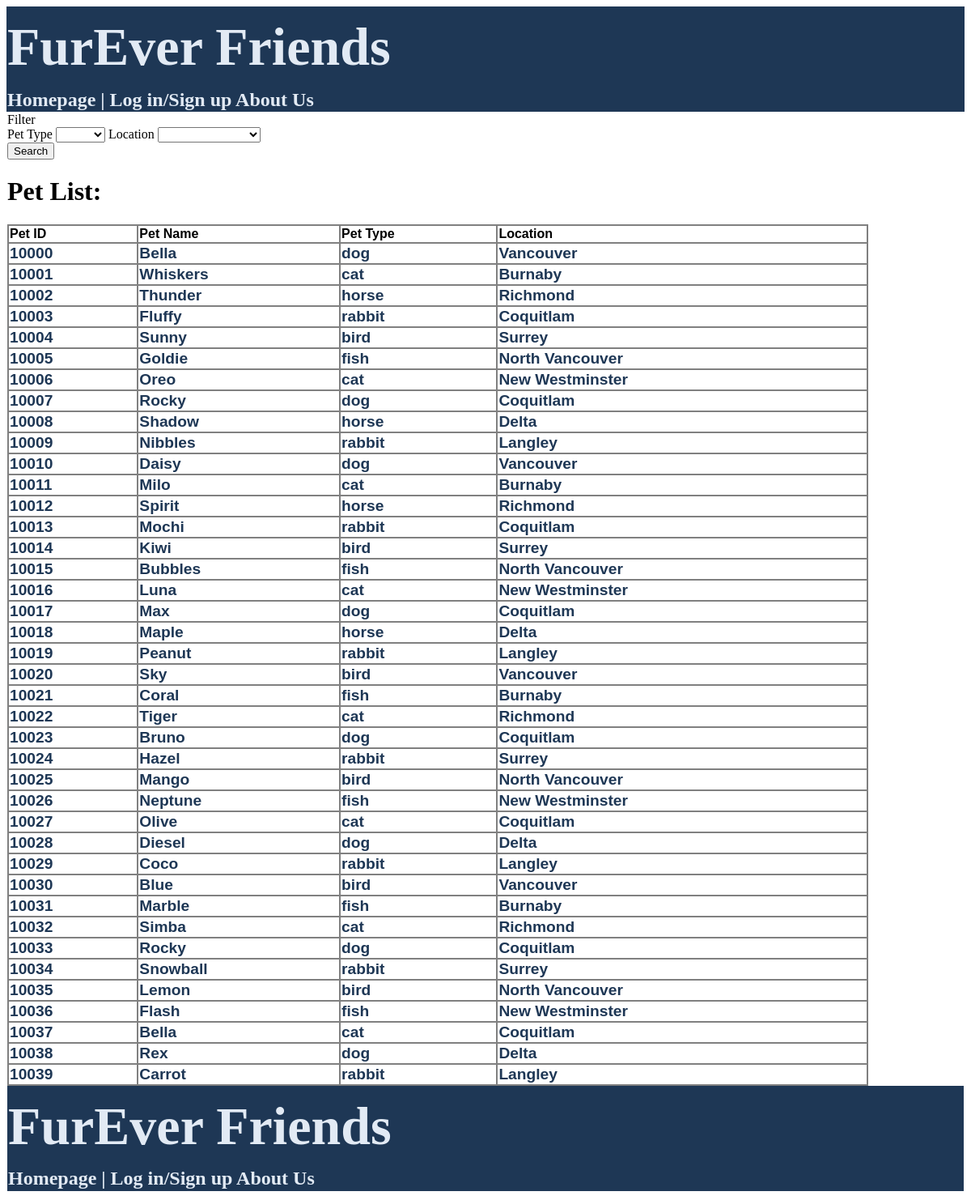
/public/pages/homepage.php, run on the app's committed database.
### tables this page shows
CREATE TABLE `pet` (
  `pet_id` int(5) NOT NULL,
  `pet_name` varchar(20) NOT NULL,
  `location` varchar(50) NOT NULL,
  `pet_type` varchar(20) NOT NULL,
  `post_date` date NOT NULL,
  `description` text NOT NULL
);

### public/pages/homepage.php (the view, shortened to what this page needs)
<?php
require("../../private/functions/db_credentials.php");
$connection = mysqli_connect($dbhost, $dbuser, $dbpass, $dbname);
?>
<?php
require('../../private/shared/header.php');
echo "<lable>Filter </lable>
      <div class='row'>
        <lable>Pet Type </lable>
        <select name='pet_type'>
            <option value=''></option>
            <option value='dog'>Dog</option>
            <option value='cat'>Cat</option>
            <option value='horse'>Horse</option>
            <option value='rabbit'>Rabbit</option>
            <option value='bird'>Bird</option>
            <option value='fish'>Fish</option>
            <option value='other'>Other</option>
        </select>
        <lable>Location </lable>
        <select name='location'>
            <option value=''></option>
            <option value='buranby'>Burnaby</option>
            <option value='surrey'>Surrey</option>
            <option value='richmond'>Richmond</option>
            <option value='vancouver'>Vancouver</option>
            <option value='delta'>Delta</option>
            <option value='langley'>Langley</option>
            <option value='coquitlam'>Coquitlam</option>
            <option value='north_vancouver'>North Vancouver</option>
            <option value='new_westminster'>New Westminster</option>
        </select>
      </div>
      <input type='submit' value='Search' />";
echo "<h1>Pet List: </h1>";
$general_query = "SELECT pet_id, pet_name, pet_type, location FROM pet";
$select_result = mysqli_query($connection, $general_query);
if(mysqli_num_rows($select_result) != 0){
    echo"<table class='resultTable'><tr>";
        echo "<td class='tableGrid'><p class='tableHeader'>Pet ID</p></td>";
        echo "<td class='tableGrid'><p class='tableHeader'>Pet Name</p></td>";
        echo "<td class='tableGrid'><p class='tableHeader'>Pet Type</p></td>";
        echo "<td class='tableGrid'><p class='tableHeader'>Location</p></td>";
    echo "</tr><tr>";
    while($row = mysqli_fetch_assoc($select_result)){
        $pet_id = $row['pet_id'];
        echo "<td class='tableGrid'><a href='pet_information.php?edit=$pet_id' id='link1'>". $row['pet_id']. "</a></td>";
        echo "<td class='tableGrid'><a href='pet_information.php?edit=$pet_id' id='link1'>". $row['pet_name']. "</a></td>";
        echo "<td class='tableGrid'><a href='pet_information.php?edit=$pet_id' id='link1'>". $row['pet_type']. "</a></td>";
        echo "<td class='tableGrid'><a href='pet_information.php?edit=$pet_id' id='link1'>". $row['location']. "</a></td>";
        echo"</tr>";
    }
    echo"</table>";
}
else{
    echo"<tr>Result is empty!</tr>";
}
require('../../private/shared/header.php');
?>

### private/shared/header.php (shortened to what this page needs)
<html>
<head>
</head>
<body>
    <table style="height:85%; width:100%;border-spacing:0px">
    <tr style="height:100px;background-color:#1E3755">
        <th style="font-family:verdana;font-size:66px;color:#E2EAF4;text-align:left">FurEver Friends</th>
    </tr>
    <tr height="30" bgcolor="#1E3755">
        <td style="font-family:verdana;font-size:24px;color:#E2EAF4;" id="header">
            <strong><a href="homepage.php"> Homepage </a> |
                    <a href="public/staff/register.php"> Log in/Sign up </a>
                    <a href="about_us.php"> About Us </a>
        </td>
    <tr bgcolor="FFFFFF">
    <td >

### private/shared/header.php (style rules this page uses)
a { color:#E2EAF4; text-decoration: none; }

### data on the page
pet: pet_id "10000", pet_name "Bella", pet_type "dog", location "Vancouver"
pet: pet_id "10001", pet_name "Whiskers", pet_type "cat", location "Burnaby"
pet: pet_id "10002", pet_name "Thunder", pet_type "horse", location "Richmond"
pet: pet_id "10003", pet_name "Fluffy", pet_type "rabbit", location "Coquitlam"
pet: pet_id "10004", pet_name "Sunny", pet_type "bird", location "Surrey"
pet: pet_id "10005", pet_name "Goldie", pet_type "fish", location "North Vancouver"
pet: pet_id "10006", pet_name "Oreo", pet_type "cat", location "New Westminster"
pet: pet_id "10007", pet_name "Rocky", pet_type "dog", location "Coquitlam"
pet: pet_id "10008", pet_name "Shadow", pet_type "horse", location "Delta"
pet: pet_id "10009", pet_name "Nibbles", pet_type "rabbit", location "Langley"
pet: pet_id "10010", pet_name "Daisy", pet_type "dog", location "Vancouver"
pet: pet_id "10011", pet_name "Milo", pet_type "cat", location "Burnaby"
pet: pet_id "10012", pet_name "Spirit", pet_type "horse", location "Richmond"
pet: pet_id "10013", pet_name "Mochi", pet_type "rabbit", location "Coquitlam"
pet: pet_id "10014", pet_name "Kiwi", pet_type "bird", location "Surrey"
pet: pet_id "10015", pet_name "Bubbles", pet_type "fish", location "North Vancouver"
pet: pet_id "10016", pet_name "Luna", pet_type "cat", location "New Westminster"
pet: pet_id "10017", pet_name "Max", pet_type "dog", location "Coquitlam"
pet: pet_id "10018", pet_name "Maple", pet_type "horse", location "Delta"
pet: pet_id "10019", pet_name "Peanut", pet_type "rabbit", location "Langley"
pet: pet_id "10020", pet_name "Sky", pet_type "bird", location "Vancouver"
pet: pet_id "10021", pet_name "Coral", pet_type "fish", location "Burnaby"
pet: pet_id "10022", pet_name "Tiger", pet_type "cat", location "Richmond"
pet: pet_id "10023", pet_name "Bruno", pet_type "dog", location "Coquitlam"
pet: pet_id "10024", pet_name "Hazel", pet_type "rabbit", location "Surrey"
pet: pet_id "10025", pet_name "Mango", pet_type "bird", location "North Vancouver"
pet: pet_id "10026", pet_name "Neptune", pet_type "fish", location "New Westminster"
pet: pet_id "10027", pet_name "Olive", pet_type "cat", location "Coquitlam"
pet: pet_id "10028", pet_name "Diesel", pet_type "dog", location "Delta"
pet: pet_id "10029", pet_name "Coco", pet_type "rabbit", location "Langley"
pet: pet_id "10030", pet_name "Blue", pet_type "bird", location "Vancouver"
pet: pet_id "10031", pet_name "Marble", pet_type "fish", location "Burnaby"
pet: pet_id "10032", pet_name "Simba", pet_type "cat", location "Richmond"
pet: pet_id "10033", pet_name "Rocky", pet_type "dog", location "Coquitlam"
pet: pet_id "10034", pet_name "Snowball", pet_type "rabbit", location "Surrey"
pet: pet_id "10035", pet_name "Lemon", pet_type "bird", location "North Vancouver"
pet: pet_id "10036", pet_name "Flash", pet_type "fish", location "New Westminster"
pet: pet_id "10037", pet_name "Bella", pet_type "cat", location "Coquitlam"
pet: pet_id "10038", pet_name "Rex", pet_type "dog", location "Delta"
pet: pet_id "10039", pet_name "Carrot", pet_type "rabbit", location "Langley"
